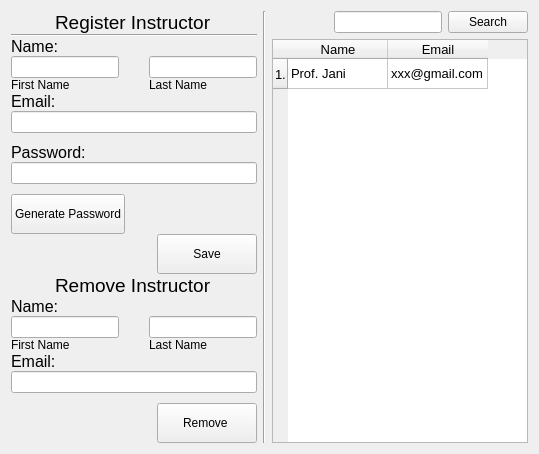
         <widget class="QWidget" name="tabWidgetPage5">
          <attribute name="title">
           <string/>
          </attribute>
          <layout class="QGridLayout" name="gridLayout_12">
           <item row="0" column="0">
            <layout class="QGridLayout" name="gridLayout_11">
             <item row="0" column="0">
              <layout class="QVBoxLayout" name="verticalLayout_26">
               <property name="spacing">
                <number>0</number>
               </property>
               <item alignment="Qt::AlignHCenter">
                <widget class="QLabel" name="label_20">
                 <property name="font">
                  <font>
                   <pointsize>14</pointsize>
                  </font>
                 </property>
                 <property name="text">
                  <string>Register Instructor</string>
                 </property>
                </widget>
               </item>
               <item>
                <widget class="Line" name="line_7">
                 <property name="orientation">
                  <enum>Qt::Horizontal</enum>
                 </property>
                </widget>
               </item>
               <item>
                <layout class="QVBoxLayout" name="verticalLayout_27">
                 <item>
                  <layout class="QVBoxLayout" name="verticalLayout_28">
                   <property name="spacing">
                    <number>0</number>
                   </property>
                   <item alignment="Qt::AlignLeft">
                    <widget class="QLabel" name="label_21">
                     <property name="font">
                      <font>
                       <pointsize>12</pointsize>
                      </font>
                     </property>
                     <property name="text">
                      <string>Name:</string>
                     </property>
                    </widget>
                   </item>
                   <item>
                    <layout class="QHBoxLayout" name="horizontalLayout_9">
                     <item>
                      <layout class="QVBoxLayout" name="verticalLayout_29">
                       <item>
                        <widget class="QLineEdit" name="first_name_lineedit_instructor">
                         <property name="maximumSize">
                          <size>
                           <width>400</width>
                           <height>16777215</height>
                          </size>
                         </property>
                        </widget>
                       </item>
                       <item>
                        <widget class="QLabel" name="label_24">
                         <property name="font">
                          <font>
                           <pointsize>9</pointsize>
                          </font>
                         </property>
                         <property name="text">
                          <string>First Name</string>
                         </property>
                        </widget>
                       </item>
                      </layout>
                     </item>
                     <item>
                      <spacer name="horizontalSpacer_5">
                       <property name="orientation">
                        <enum>Qt::Horizontal</enum>
                       </property>
                       <property name="sizeType">
                        <enum>QSizePolicy::Fixed</enum>
                       </property>
                       <property name="sizeHint" stdset="0">
                        <size>
                         <width>30</width>
                         <height>20</height>
                        </size>
                       </property>
                      </spacer>
                     </item>
                     <item>
                      <layout class="QVBoxLayout" name="verticalLayout_30">
                       <item>
                        <widget class="QLineEdit" name="lastname_lineedit_instructor">
                         <property name="maximumSize">
                          <size>
                           <width>400</width>
                           <height>16777215</height>
                          </size>
                         </property>
                        </widget>
                       </item>
                       <item>
                        <widget class="QLabel" name="label_22">
                         <property name="font">
                          <font>
                           <pointsize>9</pointsize>
                          </font>
                         </property>
                         <property name="text">
                          <string>Last Name</string>
                         </property>
                        </widget>
                       </item>
                      </layout>
                     </item>
                    </layout>
                   </item>
                  </layout>
                 </item>
                 <item>
                  <layout class="QVBoxLayout" name="verticalLayout_63">
                   <item>
                    <layout class="QVBoxLayout" name="verticalLayout_31">
                     <property name="spacing">
                      <number>0</number>
                     </property>
                     <item alignment="Qt::AlignLeft">
                      <widget class="QLabel" name="label_23">
                       <property name="font">
                        <font>
                         <pointsize>12</pointsize>
                        </font>
                       </property>
                       <property name="text">
                        <string>Email:</string>
                       </property>
                      </widget>
                     </item>
                     <item alignment="Qt::AlignVCenter">
                      <widget class="QLineEdit" name="email_instructor_lineedit">
                       <property name="maximumSize">
                        <size>
                         <width>600</width>
                         <height>16777215</height>
                        </size>
                       </property>
                      </widget>
                     </item>
                     <item>
                      <spacer name="verticalSpacer_11">
                       <property name="orientation">
                        <enum>Qt::Vertical</enum>
                       </property>
                       <property name="sizeType">
                        <enum>QSizePolicy::Fixed</enum>
                       </property>
                       <property name="sizeHint" stdset="0">
                        <size>
                         <width>20</width>
                         <height>10</height>
                        </size>
                       </property>
                      </spacer>
                     </item>
                    </layout>
                   </item>
                  </layout>
                 </item>
                 <item>
                  <layout class="QVBoxLayout" name="verticalLayout_33">
                   <property name="spacing">
                    <number>0</number>
                   </property>
                   <item>
                    <layout class="QVBoxLayout" name="verticalLayout_34">
                     <item>
                      <widget class="QLabel" name="label_25">
                       <property name="font">
                        <font>
                         <pointsize>12</pointsize>
                        </font>
                       </property>
                       <property name="text">
                        <string>Password:</string>
                       </property>
                      </widget>
                     </item>
                     <item>
                      <widget class="QLineEdit" name="password_instructor_reg">
                       <property name="maximumSize">
                        <size>
                         <width>600</width>
                         <height>16777215</height>
                        </size>
                       </property>
                      </widget>
                     </item>
                     <item>
                      <spacer name="verticalSpacer_13">
                       <property name="orientation">
                        <enum>Qt::Vertical</enum>
                       </property>
                       <property name="sizeType">
                        <enum>QSizePolicy::Fixed</enum>
                       </property>
                       <property name="sizeHint" stdset="0">
                        <size>
                         <width>20</width>
                         <height>10</height>
                        </size>
                       </property>
                      </spacer>
                     </item>
                    </layout>
                   </item>
                   <item alignment="Qt::AlignLeft">
                    <widget class="QPushButton" name="pass_generate_instructor">
                     <property name="minimumSize">
                      <size>
                       <width>100</width>
                       <height>40</height>
                      </size>
                     </property>
                     <property name="text">
                      <string>Generate Password</string>
                     </property>
                    </widget>
                   </item>
                  </layout>
                 </item>
                 <item alignment="Qt::AlignRight">
                  <widget class="QPushButton" name="save_instructor_btn">
                   <property name="minimumSize">
                    <size>
                     <width>100</width>
                     <height>40</height>
                    </size>
                   </property>
                   <property name="text">
                    <string>Save</string>
                   </property>
                  </widget>
                 </item>
                </layout>
               </item>
               <item alignment="Qt::AlignHCenter">
                <widget class="QLabel" name="label_26">
                 <property name="font">
                  <font>
                   <pointsize>14</pointsize>
                  </font>
                 </property>
                 <property name="text">
                  <string>Remove Instructor</string>
                 </property>
                </widget>
               </item>
               <item>
                <layout class="QVBoxLayout" name="verticalLayout_35">
                 <item>
                  <layout class="QVBoxLayout" name="verticalLayout_36">
                   <property name="spacing">
                    <number>0</number>
                   </property>
                   <item alignment="Qt::AlignLeft">
                    <widget class="QLabel" name="label_27">
                     <property name="font">
                      <font>
                       <pointsize>12</pointsize>
                      </font>
                     </property>
                     <property name="text">
                      <string>Name:</string>
                     </property>
                    </widget>
                   </item>
                   <item>
                    <layout class="QHBoxLayout" name="horizontalLayout_11">
                     <item>
                      <layout class="QVBoxLayout" name="verticalLayout_37">
                       <item>
                        <widget class="QLineEdit" name="first_name_lineedit_remove_instructor"/>
                       </item>
                       <item>
                        <widget class="QLabel" name="label_31">
                         <property name="font">
                          <font>
                           <pointsize>9</pointsize>
                          </font>
                         </property>
                         <property name="text">
                          <string>First Name</string>
                         </property>
                        </widget>
                       </item>
                      </layout>
                     </item>
                     <item>
                      <spacer name="horizontalSpacer_6">
                       <property name="orientation">
                        <enum>Qt::Horizontal</enum>
                       </property>
                       <property name="sizeType">
                        <enum>QSizePolicy::Fixed</enum>
                       </property>
                       <property name="sizeHint" stdset="0">
                        <size>
                         <width>30</width>
                         <height>20</height>
                        </size>
                       </property>
                      </spacer>
                     </item>
                     <item>
                      <layout class="QVBoxLayout" name="verticalLayout_38">
                       <item>
                        <widget class="QLineEdit" name="last_name_lineedit_remove_instructor"/>
                       </item>
                       <item>
                        <widget class="QLabel" name="label_28">
                         <property name="font">
                          <font>
                           <pointsize>9</pointsize>
                          </font>
                         </property>
                         <property name="text">
                          <string>Last Name</string>
                         </property>
                        </widget>
                       </item>
                      </layout>
                     </item>
                    </layout>
                   </item>
                  </layout>
                 </item>
                 <item>
                  <layout class="QVBoxLayout" name="verticalLayout_39">
                   <property name="spacing">
                    <number>0</number>
                   </property>
                   <item alignment="Qt::AlignLeft">
                    <widget class="QLabel" name="label_29">
                     <property name="font">
                      <font>
                       <pointsize>12</pointsize>
                      </font>
                     </property>
                     <property name="text">
                      <string>Email:</string>
                     </property>
                    </widget>
                   </item>
                   <item alignment="Qt::AlignVCenter">
                    <widget class="QLineEdit" name="email_instructor_remove">
                     <property name="maximumSize">
                      <size>
                       <width>600</width>
                       <height>16777215</height>
                      </size>
                     </property>
                    </widget>
                   </item>
                   <item>
                    <spacer name="verticalSpacer_14">
                     <property name="orientation">
                      <enum>Qt::Vertical</enum>
                     </property>
                     <property name="sizeType">
                      <enum>QSizePolicy::Fixed</enum>
                     </property>
                     <property name="sizeHint" stdset="0">
                      <size>
                       <width>20</width>
                       <height>10</height>
                      </size>
                     </property>
                    </spacer>
                   </item>
                  </layout>
                 </item>
                 <item alignment="Qt::AlignRight">
                  <widget class="QPushButton" name="del_instructor_inlist">
                   <property name="minimumSize">
                    <size>
                     <width>100</width>
                     <height>40</height>
                    </size>
                   </property>
                   <property name="text">
                    <string>Remove </string>
                   </property>
                  </widget>
                 </item>
                </layout>
               </item>
              </layout>
             </item>
             <item row="0" column="2">
              <layout class="QVBoxLayout" name="verticalLayout_40">
               <item>
                <layout class="QGridLayout" name="gridLayout_10">
                 <item row="0" column="0">
                  <layout class="QHBoxLayout" name="horizontalLayout_12">
                   <item>
                    <spacer name="horizontalSpacer_24">
                     <property name="orientation">
                      <enum>Qt::Horizontal</enum>
                     </property>
                     <property name="sizeHint" stdset="0">
                      <size>
                       <width>40</width>
                       <height>20</height>
                      </size>
                     </property>
                    </spacer>
                   </item>
                   <item>
                    <widget class="QLineEdit" name="search_bar_instructor"/>
                   </item>
                   <item>
                    <widget class="QPushButton" name="search_instructor_btn">
                     <property name="text">
                      <string>Search</string>
                     </property>
                    </widget>
                   </item>
                  </layout>
                 </item>
                </layout>
               </item>
               <item>
                <widget class="QTableWidget" name="list_registered_instructor">
                 <property name="font">
                  <font>
                   <pointsize>10</pointsize>
                  </font>
                 </property>
                 <property name="frameShadow">
                  <enum>QFrame::Plain</enum>
                 </property>
                 <property name="editTriggers">
                  <set>QAbstractItemView::AnyKeyPressed|QAbstractItemView::DoubleClicked|QAbstractItemView::EditKeyPressed|QAbstractItemView::SelectedClicked</set>
                 </property>
                 <row>
                  <property name="text">
                   <string>1.</string>
                  </property>
                 </row>
                 <column>
                  <property name="text">
                   <string>Name</string>
                  </property>
                 </column>
                 <column>
                  <property name="text">
                   <string>Email</string>
                  </property>
                 </column>
                 <item row="0" column="0">
                  <property name="text">
                   <string>Prof. Jani</string>
                  </property>
                 </item>
                 <item row="0" column="1">
                  <property name="text">
                   <string>xxx@gmail.com</string>
                  </property>
                 </item>
                </widget>
               </item>
              </layout>
             </item>
             <item row="0" column="1">
              <widget class="Line" name="line_8">
               <property name="orientation">
                <enum>Qt::Vertical</enum>
               </property>
              </widget>
             </item>
            </layout>
           </item>
          </layout>
         </widget>
